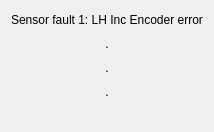
                <widget class="QWidget" name="scrollAreaWidgetContents_2">
                 <property name="geometry">
                  <rect>
                   <x>0</x>
                   <y>0</y>
                   <width>213</width>
                   <height>132</height>
                  </rect>
                 </property>
                 <layout class="QVBoxLayout" name="verticalLayout_29" stretch="1,1,1,1,0">
                  <item>
                   <widget class="QLabel" name="label_33">
                    <property name="styleSheet">
                     <string notr="true">QL	abel{
	font: 8pt &quot;MS Shell Dlg 2&quot;;

}</string>
                    </property>
                    <property name="text">
                     <string>Sensor fault 1: LH Inc Encoder error</string>
                    </property>
                   </widget>
                  </item>
                  <item>
                   <widget class="QLabel" name="label_34">
                    <property name="text">
                     <string>.</string>
                    </property>
                    <property name="alignment">
                     <set>Qt::AlignCenter</set>
                    </property>
                   </widget>
                  </item>
                  <item>
                   <widget class="QLabel" name="label_35">
                    <property name="text">
                     <string>.</string>
                    </property>
                    <property name="alignment">
                     <set>Qt::AlignCenter</set>
                    </property>
                   </widget>
                  </item>
                  <item>
                   <widget class="QLabel" name="label_36">
                    <property name="text">
                     <string>.</string>
                    </property>
                    <property name="alignment">
                     <set>Qt::AlignCenter</set>
                    </property>
                   </widget>
                  </item>
                  <item>
                   <widget class="QLabel" name="label_37">
                    <property name="text">
                     <string/>
                    </property>
                   </widget>
                  </item>
                 </layout>
                </widget>
